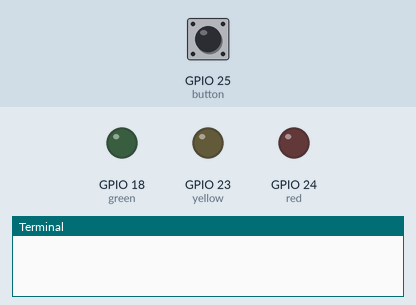
This program was run on a simulated Raspberry Pi (BCM pin numbers). Shown: output pins drawn as LEDs (lit = HIGH), the last lines printed to the terminal. Dashed ring = blinking. Inputs (shaded band) come from the test bench; at power-on: GPIO 25 (button) HIGH.

Above: at 1.2 s.
1.3 s: GPIO 25 (button) pulled LOW for 1 s
At 2.0 s:
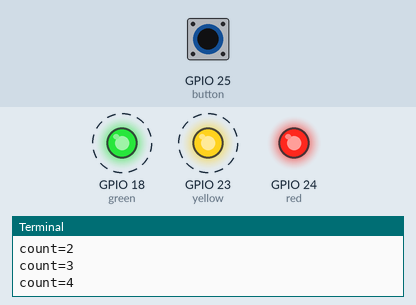
3.8 s: GPIO 25 (button) pulled LOW for 0.15 s
At 4.2 s:
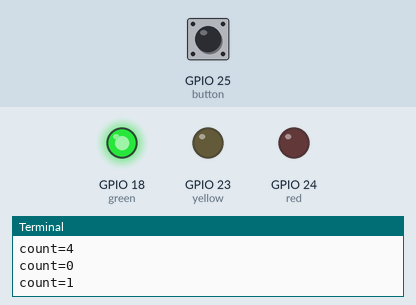
5.4 s: GPIO 25 (button) pulled LOW for 3.2 s
At 9.0 s:
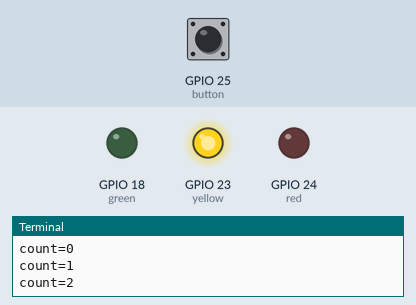
Timing chart, 0 to 10.5 s (numbered marks = the images above; inputs shaded):
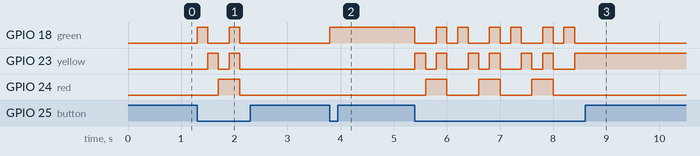

The program:

ButtonSwitchLED.py
```python
from gpiozero import LED
from gpiozero import Button
from time import sleep

button = Button(25) # GPIO(25), Board(22)
green = LED(18)
yellow = LED(23)
red = LED(24)

count = 0
while True:
    button.wait_for_press()
    count = (count + 1) % 5
    print('count=' + str(count))
    if count == 1:
        green.on()
        yellow.off()
        red.off()
    elif count == 2:
        green.off()
        yellow.on()
        red.off()
    elif count == 3:
        green.off()
        yellow.off()
        red.on()
    elif count == 4:
        green.on()
        yellow.on()
        red.on()
    elif count == 0:
        green.off()
        yellow.off()
        red.off()
    sleep(0.2)
```

Measured:
- after the input at 1.3 s, GPIO 18 (green): alternates HIGH for 0.20 s and LOW for 0.40 s, 4 changes in all, then stays LOW, starting at once; GPIO 23 (yellow): alternates HIGH for 0.20 s and LOW for 0.20 s, 4 changes in all, then stays LOW, starting after 0.20 s; GPIO 24 (red): LOW → HIGH after 0.40 s, → LOW 0.40 s later
- after the input at 3.8 s, GPIO 18 (green): LOW → HIGH at once
- after the input at 5.4 s, GPIO 18 (green): HIGH → LOW at once, then repeats every 1.0 s: HIGH 0.20 s, LOW 0.20 s, HIGH 0.20 s, LOW 0.40 s, until it stays LOW from 8.4 s; GPIO 23 (yellow): LOW → HIGH at once, then repeats every 1.0 s: LOW 0.20 s, HIGH 0.20 s, LOW 0.40 s, HIGH 0.20 s, until it stays HIGH from 8.4 s
